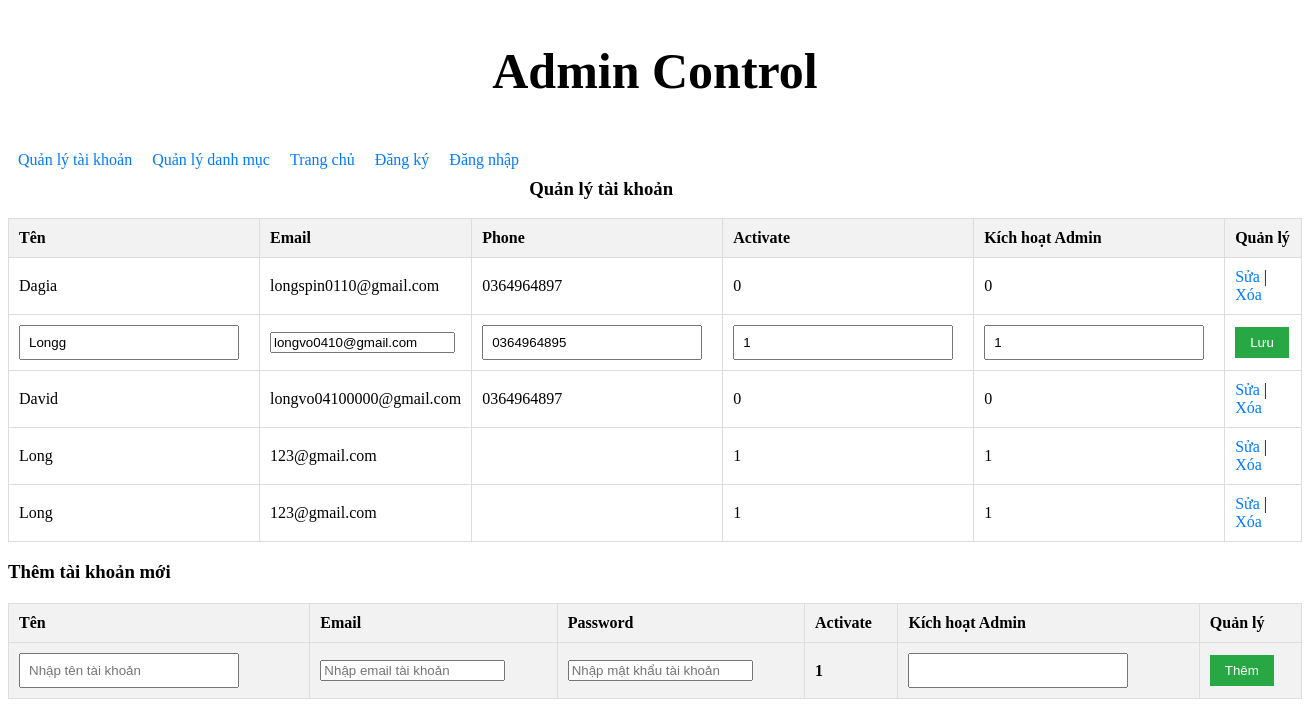
/modules/admin.php?view=quanlytaikhoan&suataikhoan=76, run on the app's committed database.
### tables this page shows
CREATE TABLE IF NOT EXISTS `dangky` (
  `id` int NOT NULL AUTO_INCREMENT,
  `name` varchar(200) NOT NULL,
  `email` varchar(200) NOT NULL,
  `password` varchar(200) NOT NULL,
  `phone` varchar(255) NOT NULL,
  `signup_time` timestamp NOT NULL ON UPDATE CURRENT_TIMESTAMP,
  `otp` varchar(255) NOT NULL,
  `activate_code` varchar(255) NOT NULL,
  `status` varchar(255) NOT NULL,
  `admin_status` int NOT NULL,
  PRIMARY KEY (`id`)
);

### modules/admin.php (the view, shortened to what this page needs)
<!DOCTYPE html>
<html lang="en">
<head>
    <link rel="stylesheet" href="../css/styleadmin.css">
</head>
<body>
    <h2 style="text-align: center; font-size: 50px;">Admin Control</h2>
    <div>
    <?php
        include "menu.php";
    ?>
    <div class="content">
        <?php
        include "../index.php";
        if (isset($_GET['view'])) {
            $view = $_GET['view'];
            if ($view == 'quanlytaikhoan') {
                echo "<br>";
                echo '<h3 >Quản lý tài khoản</h3>';
                echo '<table border="1">
                        <tr>
                            <th>Tên</th>
                            <th>Email</th>
                            <th>Phone</th>
                            <th>Activate</th>
                            <th>Kích hoạt Admin</th>
                            <th>Quản lý</th>
                        </tr>';
                $query = "SELECT * FROM dangky";
                $result = mysqli_query($connect, $query);
                while ($row = mysqli_fetch_assoc($result)) {
                    echo '<tr>';
                    if (isset($_GET['suataikhoan']) && $_GET['suataikhoan'] == $row['id']) {
                        echo '<form action="xuly.php" method="POST">';
                        echo '<td><input type="text" name="tentaikhoan" value="'.$row['name'].'"></td>';
                        echo '<td><input type="email" name="emailtaikhoan" value="'.$row['email'].'"></td>';
                        echo '<td><input type="text" name="phonetaikhoan" value="'.$row['phone'].'"></td>';
                        echo '<td><input type="text" name="activatetaikhoan" value="'.$row['status'].'"></td>';
                        echo '<td><input type="text" name="kichhoatadmintaikhoan" value="'.$row['admin_status'].'"></td>';
                        echo '<td>
                                <input type="hidden" name="idtaikhoan" value="'.$row['id'].'">
                                <input type="submit" name="updatetaikhoan" value="Lưu" class="btnSua">
                              </td>';
                        echo '</form>';
                    } else {
                           echo ' <td>'.$row['name'].'</td>';
                            echo '<td>'.$row['email'].'</td>';
                           echo '<td>'.$row['phone'].'</td>';
                           echo ' <td>'.$row['status'].'</td>';
                           echo ' <td>'.$row['admin_status'].'</td>';
                          echo '  <td>
                                <a href="admin.php?view=quanlytaikhoan&suataikhoan='.$row['id'].'">Sửa</a> |
                                <a href="xuly.php?idtaikhoan='.$row['id'].'&query=xoataikhoan">Xóa</a>
                            </td>';
                        echo '</tr>';
                }
            }
                echo '</table>';
                echo '<h3>Thêm tài khoản mới</h3>';
                include "quanlytaikhoan/quanlytaikhoan.php";
            }
        }
        ?>
    </div>
</body>
</html>

### css/styleadmin.css (style rules this page uses)
table { width: 100%; border-collapse: collapse; }
th, td { padding: 10px; text-align: left; border: 1px solid #ddd; }
th { background-color: #f2f2f2; }
a { color: #007BFF; text-decoration: none; }
form { margin-top: 20px; }
input[type="text"] { padding: 8px; width: 200px; margin-right: 10px; }
button,.btnSua { padding: 8px 15px; background-color: #28a745; color: white; border: none; }

### data on the page
dangky: name "Dagia", email "longspin0110@gmail.com", phone "0364964897", status "0", admin_status "0"
dangky: tentaikhoan "Longg", emailtaikhoan "longvo0410@gmail.com", phonetaikhoan "0364964895", activatetaikhoan "1", kichhoatadmintaikhoan "1"
dangky: name "David", email "longvo04100000@gmail.com", phone "0364964897", status "0", admin_status "0"
dangky: name "Long", email "123@gmail.com", status "1", admin_status "1"
dangky: name "Long", email "123@gmail.com", status "1", admin_status "1"
